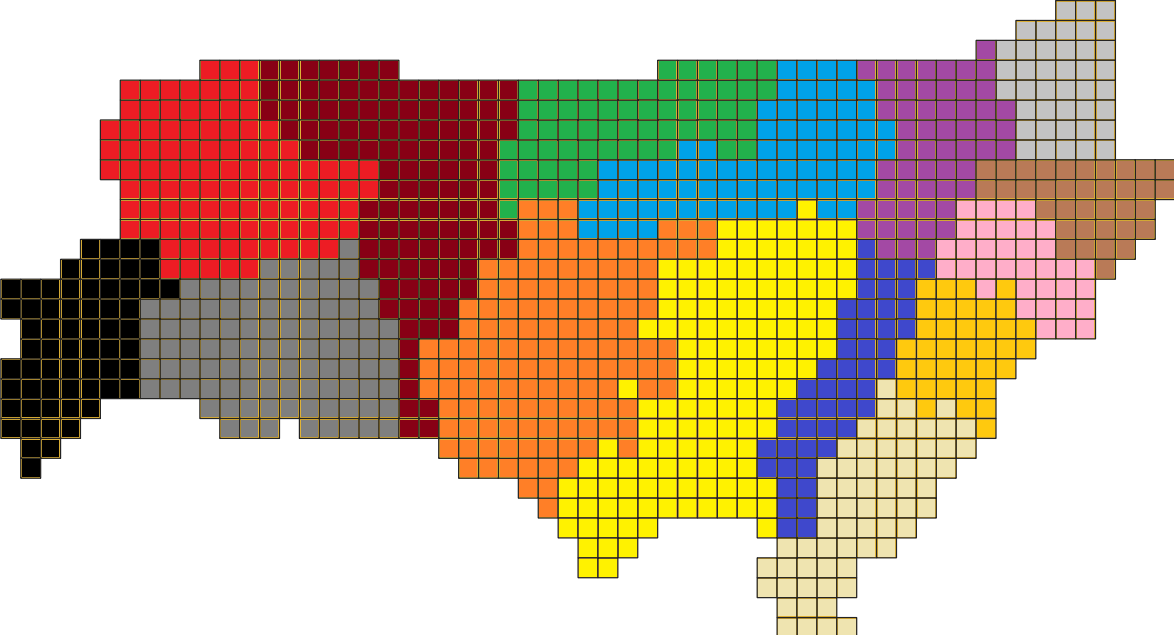
#> input picture 코드/dong.png, 1174 x 635 px
$ python section_hitmap.py
#> lines starting #> are read from the running program, lines starting #| are printed output that depends on the picture
### 코드/dong_clsfy.py
import cv2
import numpy as np


WIDTH = 59
HEIGHT = 32

'''
<COLOR_DICT 생성>
img = cv2.imread("222.png", 1)
img = cv2.resize(dsize=(WIDTH, HEIGHT), src=img)
grids = []

for x in range(WIDTH):
    for y in range(HEIGHT):
        grids.append(img[y][x])

new_list = []
for i in grids:
    alreadyIn = False
    for j in new_list:
        if np.array_equal(i, j):
            alreadyIn = True
    if alreadyIn is False:
        new_list.append(i)
print(new_list)
'''
COLOR_DICT = {0: [0, 0, 0],
              1: [ 36,  28, 237],
              2: [127, 127, 127],
              3: [ 21,   0, 136],
              4: [ 39, 127, 255],
              5: [ 76, 177,  34],
              6: [  0, 242, 255],
              7: [232, 162,   0],
              8: [204,  72,  63],
              9: [176, 228, 239],
              10: [164,  73, 163],
              11: [ 14, 201, 255],
              12: [201, 174, 255],
              13: [ 87, 122, 185],
              14: [195, 195, 195]}
'''
<DONG_DICT 생성>
img = np.zeros(shape=(15, 1, 3), dtype=np.uint8)
for i in range(15):
    img[i] = COLOR_DICT[i]

result = cv2.resize(dsize=(150, 150), src=img, interpolation=cv2.INTER_NEAREST_EXACT)
cv2.imshow('r', result)
cv2.waitKey()
'''
DONG_DICT = {
    0: '중림동', 1: '소공동', 2: '회현동', 3: '명동',  4: '필동', 5: '을지로동',
    6: '장충동', 7: '광희동', 8: '다산동', 9: '약수동', 10: '신당동', 11: '청구동',
    12: '동화동', 13: '신당5동', 14: '황학동'
}


# 그리드 이미지를 배열로 변환
def get_dong_array():
    img = cv2.imread("dong.png", 1)
    img = cv2.resize(dsize=(WIDTH, HEIGHT), src=img)
    grids = []
    for x in range(WIDTH):
        for y in range(HEIGHT):
            if img[y][x][0] != 255 or img[y][x][1] != 255 or img[y][x][2] != 255:
                grids.append([y, x])
    # 그리드를 동별로 분리
    grids_dong = []
    for i in range(15):
        new = []
        for x in range(WIDTH):
            for y in range(HEIGHT):
                if img[y][x][0] == COLOR_DICT[i][0] and img[y][x][1] == COLOR_DICT[i][1] and img[y][x][2] == COLOR_DICT[i][2]:
                    new.append([y, x])
        grids_dong.append(new)

    def coord2num(coord):
        for i in range(len(grids)):
            if grids[i] == coord:
                return i
    res = []
    for i in range(15):
        tmp = []
        for j in grids_dong[i]:
            tmp.append(coord2num(j))
        res.append(tmp)
    return res

'''
<경찰서 위치 시각화>
pachool = [174, 963, 467, 711, 429, 185, 311, 161, 115, 50, 231]
jigoo = [919, 909, 679]
seo = [406, 152]
for i in range(len(pachool)):
    y, x = grids[pachool[i]]
    img[y][x][0] = 255
    img[y][x][1] = 0
    img[y][x][2] = 0
for i in range(len(jigoo)):
    y, x = grids[jigoo[i]]
    img[y][x][0] = 0
    img[y][x][1] = 255
    img[y][x][2] = 0
for i in range(len(seo)):
    y, x = grids[seo[i]]
    img[y][x][0] = 0
    img[y][x][1] = 0
    img[y][x][2] = 255

img = cv2.resize(img, dsize=(WIDTH*20, HEIGHT*20), interpolation=cv2.INTER_NEAREST_EXACT)
cv2.imshow('hey', img)
cv2.waitKey()
'''

### 코드/section_hitmap.py
from dong_clsfy import *
import numpy as np
import matplotlib.pyplot as plt


# 모델이 생성한 결과 * 10
FIRST_PREDICT = [2, 3, 2, 2, 2, 2, 2, 0, 0, 3, 2, 3, 2, 1, 2, 2, 2, 0, 0, 1, 3, 2, 2, 2, 3, 2, 3, 1, 1, 1, 2, 2, 1, 3, 1, 3, 0,
                 1, 2, 3, 1, 2, 2, 2, 2, 1, 1, 1, 0, 0, 1, 0, 0, 3, 2, 2, 3, 1, 0, 1, 1, 2, 2, 1, 2, 0, 2, 0, 0, 2, 2, 0, 0, 1,
                 2, 1, 2, 2, 2, 1, 1, 1, 0, 1, 1, 2, 1, 1, 1, 1, 1, 2, 2, 1, 1, 1, 2, 2, 0, 0, 2, 2, 0, 2, 1, 2, 2, 1, 2, 1, 1,
                 0, 0, 3, 1, 1, 0, 1, 1, 2, 1, 1, 1, 1, 0, 0, 0, 1, 2, 2, 0, 0, 2, 1, 0, 1, 1, 0, 2, 2, 1, 1, 1, 1, 1, 1, 1, 2,
                 0, 1, 1, 2, 0, 1, 0, 1, 1, 1, 1, 1, 1, 0, 1, 0, 1, 2, 2, 1, 0, 1, 2, 0, 2, 0, 2, 0, 1, 0, 1, 1, 0, 0, 1, 1, 0,
                 0, 0, 2, 2, 1, 0, 1, 0, 1, 1, 1, 1, 0, 1, 1, 2, 1, 1, 0, 3, 2, 0, 3, 0, 3, 2, 1, 1, 1, 0, 2, 1, 0, 2, 0, 1, 3,
                 0, 0, 0, 0, 1, 3, 3, 1, 0, 0, 0, 2, 2, 0, 1, 1, 0, 2, 0, 2, 3, 1, 1, 3, 2, 3, 3, 0, 1, 0, 0, 2, 2, 1, 1, 0, 2,
                 2, 0, 1, 2, 0, 1, 2, 0, 1, 1, 0, 2, 0, 0, 0, 0, 0, 0, 0, 2, 0, 0, 1, 0, 1, 2, 2, 2, 2, 1, 0, 3, 2, 0, 0, 0, 3,
                 2, 2, 2, 1, 1, 1, 1, 1, 2, 2, 2, 1, 0, 1, 2, 0, 2, 2, 0, 2, 0, 1, 1, 1, 2, 2, 2, 1, 2, 2, 2, 0, 0, 0, 0, 0, 2,
                 0, 0, 1, 0, 0, 2, 2, 3, 2, 2, 2, 2, 0, 0, 0, 0, 3, 2, 2, 0, 0, 0, 2, 2, 2, 2, 3, 3, 2, 3, 0, 1, 0, 1, 2, 1, 0,
                 1, 2, 1, 2, 3, 2, 2, 1, 2, 2, 2, 2, 1, 1, 1, 1, 3, 1, 1, 2, 2, 1, 0, 2, 3, 1, 2, 1, 1, 2, 2, 1, 1, 0, 1, 1, 0,
                 0, 1, 1, 0, 1, 2, 2, 2, 2, 3, 2, 2, 2, 2, 0, 1, 1, 1, 0, 1, 1, 0, 2, 0, 0, 1, 2, 2, 2, 2, 1, 2, 2, 2, 2, 1, 0,
                 1, 0, 0, 1, 0, 0, 0, 1, 0, 2, 3, 1, 2, 2, 3, 2, 2, 2, 3, 2, 0, 1, 1, 1, 1, 1, 0, 0, 0, 3, 0, 2, 2, 1, 1, 2, 3,
                 2, 2, 3, 4, 2, 1, 1, 1, 0, 1, 1, 1, 1, 0, 2, 3, 1, 2, 3, 2, 3, 2, 2, 2, 3, 2, 1, 1, 1, 2, 1, 0, 1, 1, 1, 0, 0,
                 1, 1, 2, 0, 0, 1, 1, 0, 3, 0, 3, 3, 2, 1, 1, 1, 2, 1, 1, 0, 1, 0, 1, 2, 1, 1, 0, 0, 0, 2, 1, 2, 0, 2, 2, 2, 2,
                 2, 1, 2, 4, 2, 1, 1, 0, 1, 1, 1, 2, 0, 0, 0, 1, 2, 0, 2, 3, 2, 3, 2, 2, 1, 1, 1, 2, 1, 1, 1, 1, 1, 1, 0, 0, 0,
                 0, 2, 2, 2, 1, 1, 2, 2, 2, 1, 1, 1, 1, 1, 1, 1, 0, 0, 1, 1, 2, 1, 0, 2, 0, 0, 0, 0, 2, 1, 1, 2, 1, 2, 1, 1, 1,
                 4, 1, 1, 1, 1, 0, 0, 0, 0, 0, 2, 1, 1, 0, 2, 1, 4, 2, 1, 1, 2, 2, 2, 1, 1, 1, 1, 1, 1, 1, 3, 2, 2, 0, 2, 0, 0,
                 0, 0, 2, 1, 2, 1, 2, 2, 1, 2, 1, 1, 1, 0, 1, 1, 0, 0, 0, 1, 0, 0, 2, 2, 2, 1, 1, 1, 1, 2, 1, 1, 2, 1, 1, 0, 2,
                 2, 2, 1, 2, 1, 1, 2, 2, 0, 0, 0, 1, 4, 2, 0, 2, 2, 0, 2, 6, 3, 5, 1, 1, 0, 1, 1, 0, 2, 1, 0, 1, 0, 0, 2, 2, 0,
                 2, 4, 1, 4, 2, 5, 2, 5, 3, 5, 5, 5, 4, 4, 2, 2, 0, 1, 2, 0, 2, 0, 1, 0, 2, 0, 2, 2, 0, 2, 0, 4, 3, 2, 2, 0, 1,
                 6, 4, 5, 2, 7, 5, 3, 0, 0, 0, 0, 0, 0, 0, 2, 0, 2, 1, 4, 1, 2, 2, 2, 0, 1, 5, 3, 5, 1, 2, 5, 3, 5, 5, 5, 2, 2,
                 3, 0, 3, 0, 0, 1, 4, 1, 1, 1, 7, 2, 4, 6, 1, 1, 5, 3, 3, 4, 2, 3, 6, 3, 6, 4, 0, 2, 2, 0, 0, 2, 1, 4, 1, 4, 4,
                 4, 6, 4, 1, 1, 0, 1, 1, 2, 2, 1, 4, 5, 5, 1, 3, 5, 3, 1, 2, 3, 2, 5, 1, 1, 1, 2, 5, 2, 1, 1, 2, 2, 1, 0, 1, 0,
                 5, 5, 2, 0, 5, 2, 3, 2, 2, 2, 2, 5, 1, 7, 0, 1, 3, 1, 7, 3, 1, 2, 1, 1, 5, 2, 7, 4, 2, 2, 3, 1, 0, 1, 3, 1, 0,
                 3, 4, 3, 2, 3, 3, 0, 2, 0, 2, 3, 5, 5, 1, 4, 1, 3, 2, 3, 2, 5, 2, 2, 5, 1, 2, 5, 2, 2, 3, 2, 1, 2, 5, 4, 4, 1,
                 3, 1, 3, 1, 1, 2, 2, 1, 5, 1, 3, 2, 3, 5, 6, 5, 7, 4, 3, 1, 3, 2, 2, 1, 1, 2, 3, 6, 5, 3, 3, 3, 3, 7, 4, 6, 1,
                 3, 2, 1, 1, 1, 2, 2, 5, 2, 2, 2, 5, 1, 3, 7, 3, 2, 2, 1, 2, 1, 3, 1, 2, 0, 2, 3, 0, 1, 4, 5, 6, 3, 3, 4, 2, 2,
                 1, 2, 2, 0, 5, 6, 2, 2, 5, 5, 5, 6, 2, 3, 2, 1, 1, 1, 1, 1, 1, 2, 1, 0, 5, 5, 5, 5, 5, 2, 3, 1, 4, 1, 2, 1, 2,
                 5, 5, 2, 2, 6, 5, 5, 5, 6, 3, 2, 3, 0, 2, 3, 2, 3, 1, 3, 2, 2, 4, 4, 5, 5, 4, 5, 4, 6, 5, 3, 5, 6, 5]
for i in range(1107):
    FIRST_PREDICT[i] = FIRST_PREDICT[i]*10

# 구역별로 그리드 번호를 분할
DONG = get_dong_array()
#> in get_dong_array, img is the input picture: shape (635, 1174, 3); mean B, G, R 149.5, 172.9, 194.3
#> in get_dong_array, `img = cv2.resize(dsize=(WIDTH, HEIGHT), src=img)`:
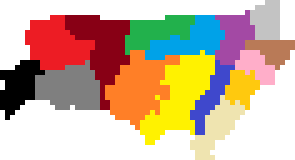
#> img: shape (32, 59, 3) (shown 5 times larger); mean B, G, R 156, 178.4, 202.9
SECTION = []
tmp = []
for i in range(0, 15):
    for j in DONG[i]:
        tmp.append(j)
    if i == 3 or i == 8 or i == 14:
        tmp.sort()
        SECTION.append(tmp)
        tmp = []
print(SECTION)
'''
<막대 그래프로 표현>
for s in range(3):
    x = np.arange(len(SECTION[s]))
    y = []
    for i in SECTION[s]:
        y.append(CRIME_PREDICT[i])
    plt.bar(x, y)
    plt.show()
'''
WIDTH = 59
HEIGHT = 32
GRID_NUM = 1107
'''
<5x5 Kernel>
LPF = [[1/36, 1/36, 1/36, 1/36, 1/36],
       [1/36, 2/36, 2/36, 2/36, 1/36],
       [1/36, 2/36, 4/36, 2/36, 1/36],
       [1/36, 2/36, 2/36, 2/36, 1/36],
       [1/36, 1/36, 1/36, 1/36, 1/36]]
'''
LPF = [[1/10, 1/10, 1/10],
       [1/10, 2/10, 1/10],
       [1/10, 1/10, 1/10]]

SECTION_DICT = {
    2: [255, 100, 50],
    1: [50, 255, 100],
    0: [100, 50, 255]
}

# 색상 딕셔너리 생성(총 256단계)
new_0 = {}
new_1 = {}
new_2 = {}
for i in range(256):
    new_0[i] = [255, 255 - i, 255 - i]
for i in range(256):
    new_1[i] = [255 - i, 255, 255 - i]
for i in range(256):
    new_2[i] = [255 - i, 255 - i, 255]

# 그리드 이미지를 배열로 변환
grid = []
img = cv2.imread("grid.png", 1)
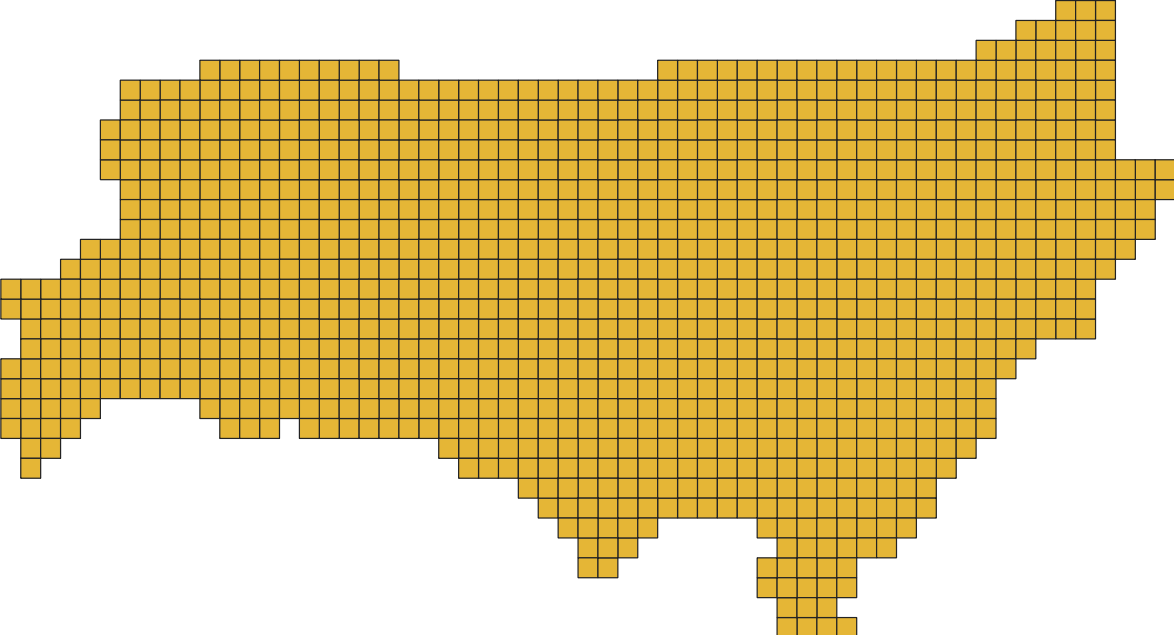
#> input picture 코드/grid.png, 1174 x 635 px
#> img is the input picture: shape (635, 1174, 3); mean B, G, R 134.6, 199.7, 223.6
img = cv2.resize(dsize=(WIDTH, HEIGHT), src=img)
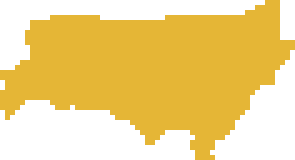
#> img: shape (32, 59, 3) (shown 5 times larger); mean B, G, R 137.1, 212.2, 239.8
result = np.full((HEIGHT, WIDTH, 3), 255, np.uint8)
for x in range(WIDTH):
    for y in range(HEIGHT):
        if img[y][x][0] != 255 or img[y][x][1] != 255 or img[y][x][2] != 255:
            grid.append([y, x])

# 모델이 생성한 결과를 그리드 배열판에 올림
map = np.zeros(shape=(HEIGHT, WIDTH))
idx = 0
for x in range(WIDTH):
    for y in range(HEIGHT):
        if img[y][x][0] != 255 or img[y][x][1] != 255 or img[y][x][2] != 255:
            map[y][x] = FIRST_PREDICT[idx]
            idx += 1

# 배열판에 올린 숫자들을 LPF로 뭉개줌
CRIME_PREDICT = []
#> (the run stopped early here; a loop or call above may not have finished)
